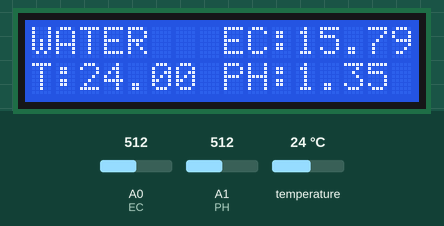
Simulated run of this sketch. Board: Arduino Uno, built with avr-gcc and run on an emulated ATmega328P. Shown: 16×2 character LCD. The inputs (shaded band) are chosen by the test bench; at power-on: temperature 24 °C, A0 (EC) = 512, A1 (PH) = 512. What the sketch prints to the serial monitor is not drawn.

Above: at 4.0 s.
4.1 s: temperature set to 12 °C
At 7.0 s:
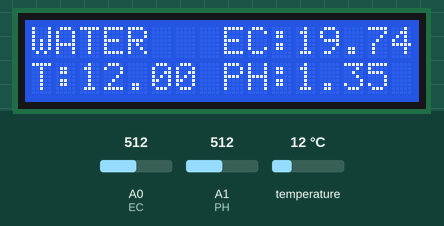
7.3 s: A0 (EC) set to 438
At 8.9 s:
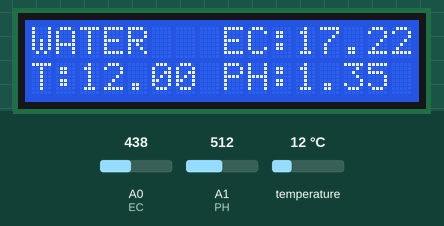
9.6 s: A1 (PH) set to 438
At 11.6 s:
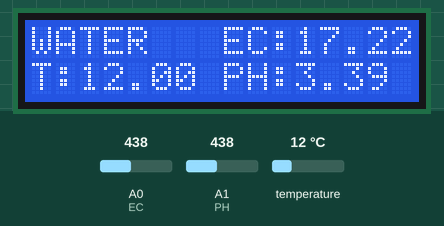
11.9 s: temperature set to 19 °C
At 13.3 s:
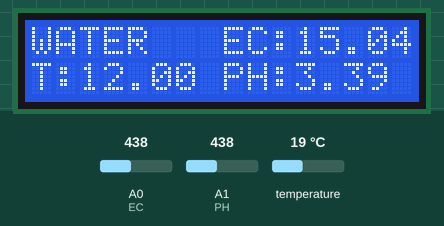
16.6 s: A0 (EC) set to 458
At 17.8 s:
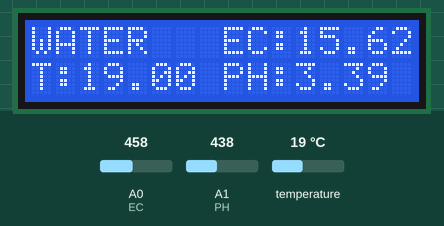
18.9 s: A1 (PH) set to 458
At 20.6 s:
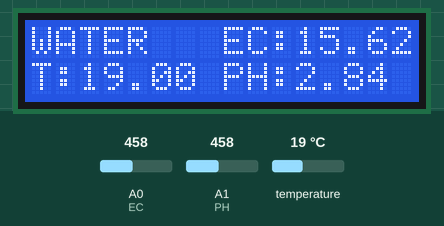
Timing chart, 0 to 22.1 s (numbered marks = the images above; inputs shaded):
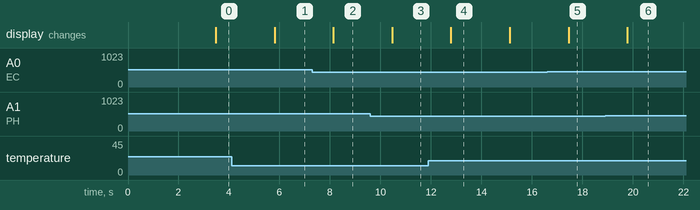

The sketch:

Integration_2_Water_Properties.ino
```cpp
//=============================== PH ASSIGNING
#include <DFRobot_PH.h>
#include <EEPROM.h>

int PH = A1;

DFRobot_PH ph;

//=============================== TMP ASSIGNING
#include <DallasTemperature.h>
#include <OneWire.h>

int TMP = 14;

OneWire oneWire(TMP);
DallasTemperature tmp(&oneWire);

//=============================== LCD ASSIGNING
#include <LiquidCrystal_I2C.h>
#include <Wire.h>

LiquidCrystal_I2C lcd(0x27,16,2);

//=============================== VARIABLES
int EC = A0;

int i;

float acidity, conductivity, temperature;
float volt[2];

String message;

long prevMillis;
long interval = 1000;

void setup()
{
  Serial.begin(9600);

  ph.begin();
  tmp.begin();

  lcd.begin(16,2);
  lcd.init();
  lcd.backlight();
  lcd.clear();

  delay(1000);
}

void loop()
{
  unsigned long currentMillis = millis();

  if(currentMillis - prevMillis >= interval)
  {
    prevMillis = currentMillis;

    //get values
    temperature = getTemperature();
    conductivity = getConductivity();
    acidity = getAcidity();

    //serial print values
    message = String(temperature) + "\t" + String(conductivity) + "\t" + String(acidity) + "\t" + String(volt[0]) + "\t" + String(volt[1]);
    Serial.println(message);

    //lcd print values
    lcd.clear();
    lcd.setCursor(0,0);
    lcd.print("WATER");

    lcd.setCursor(0,1);
    lcd.print("T:");
    lcd.setCursor(2,1);
    lcd.print(temperature, 2);

    lcd.setCursor(8,0);
    lcd.print("EC:");
    lcd.setCursor(11,0);
    lcd.print(conductivity, 2);

    lcd.setCursor(8,1);
    lcd.print("PH:");
    lcd.setCursor(11,1);
    lcd.print(acidity, 2);
  }

  //calibrate sensors
  ph.calibration(volt[1] * 1000, acidity);
}
```

getAcidity.ino
```cpp
float getAcidity()
{
  float acidity, temperature, voltage;

  voltage = analogRead(PH) / 1023.0 * 5;
  temperature = getTemperature();
  acidity = ph.readPH(voltage * 1000, temperature);

  volt[1] = voltage;

  return acidity;
}
```

getConductivity.ino
```cpp
float getConductivity()
{
  float conductivity, temperature, voltage;
  float CoefficientTemp, CoefficientVoltage;

  temperature = getTemperature();
  voltage = analogRead(EC) / 1023.0 * 5;
  CoefficientTemp = 1.0 + 0.0185 * (temperature - 25.0);
  CoefficientVoltage = voltage * 1000.0 / CoefficientTemp;

  //if(CoefficientVoltage < 150)
  //  conductivity = 1000;                                //<1ms/cm
  //else if(CoefficientVoltage > 3300)
  //  conductivity = 20000;                               //>20ms/cm
  //else
  //{
    if(CoefficientVoltage <= 448)
      conductivity = 6.84 * CoefficientVoltage - 64.32;   //01ms/cm< EC <=03ms/cm
    else if(CoefficientVoltage <= 1457)
      conductivity = 6.98 * CoefficientVoltage - 127.00;  //03ms/cm< EC <=10ms/cm
    else
      conductivity = 5.30 * CoefficientVoltage + 2278.00; //10ms/cm< EC < 20ms/cm

    conductivity /= 1000;                                 //convert us/cm to ms/cm
  //}

  volt[0] = voltage;

  return conductivity;
}
```

getTemperature.ino
```cpp
float getTemperature()
{
  float temperature;

  tmp.requestTemperatures();
  temperature = tmp.getTempCByIndex(0);

  return temperature;
}
```

Measured:
- after the input at 4.1 s, the display: changes after 1.7 s (image 1)
- after the input at 7.3 s, the display: changes after 0.83 s (image 2)
- after the input at 9.6 s, the display: changes after 0.86 s (image 3)
- after the input at 11.9 s, the display: changes after 0.89 s (image 4)
- after the input at 16.6 s, the display: changes after 0.85 s (image 5)
- after the input at 18.9 s, the display: changes after 0.88 s (image 6)
- what the display in image 4 shows lasts 2.3 s, from 12.8 s to 15.1 s
